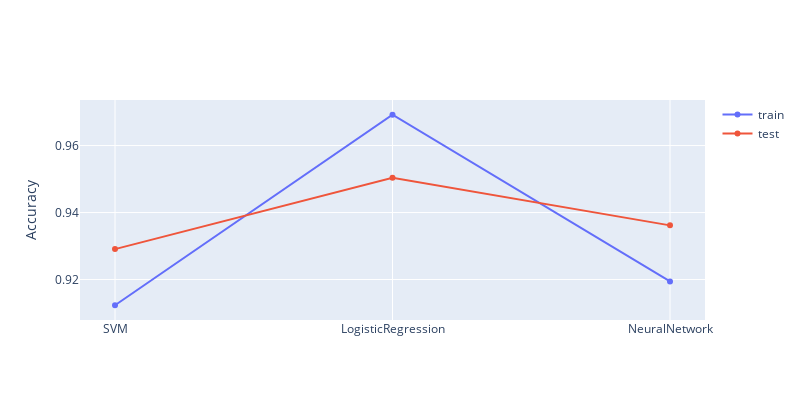
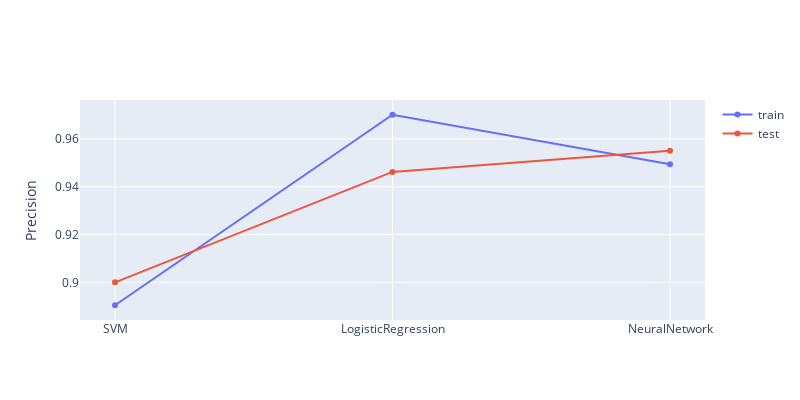
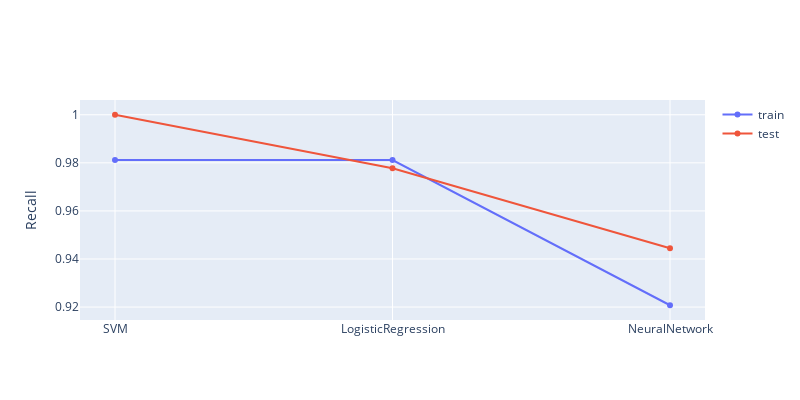
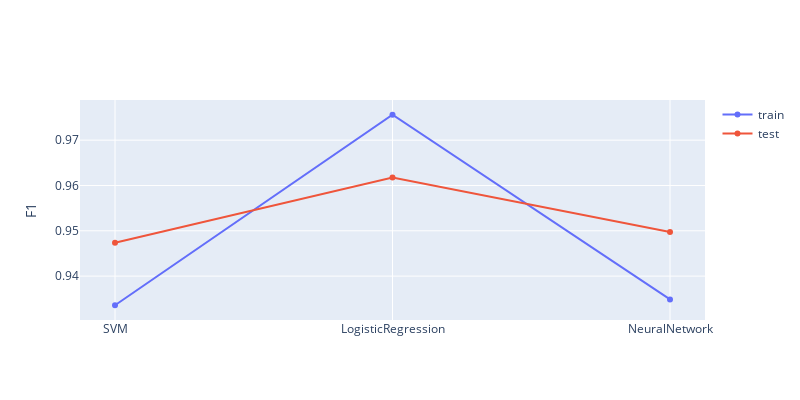

Write notebook code for charts like these, in order.
### Code cell
# Create the bar plot
import plotly.graph_objects as go
for column in trainScore_df.columns:
    trace1 = go.Scatter(x=trainScore_df.index, y=trainScore_df[column], name='train')
    trace2 = go.Scatter(x=testScore_df.index, y=testScore_df[column], name='test')
    fig = go.Figure(data=[trace1, trace2])
    fig.update_layout(width=800, height=400, yaxis_title=column)
    # Show the plot
    fig.show()

### Figure 1 — Plotly figure (JSON) as saved in the notebook; plotly's stock layout.template omitted (floating-point values rounded to 4 significant figures)
{"data": [{"name": "train", "type": "scatter", "x": ["SVM", "LogisticRegression", "NeuralNetwork"], "y": [0.9123, 0.9692, 0.9194]}, {"name": "test", "type": "scatter", "x": ["SVM", "LogisticRegression", "NeuralNetwork"], "y": [0.9291, 0.9504, 0.9362]}], "layout": {"height": 400, "width": 800, "yaxis": {"title": {"text": "Accuracy"}}}}

### Figure 2 — Plotly figure (JSON) as saved in the notebook; plotly's stock layout.template omitted (floating-point values rounded to 4 significant figures)
{"data": [{"name": "train", "type": "scatter", "x": ["SVM", "LogisticRegression", "NeuralNetwork"], "y": [0.8904, 0.9701, 0.9494]}, {"name": "test", "type": "scatter", "x": ["SVM", "LogisticRegression", "NeuralNetwork"], "y": [0.9, 0.9462, 0.9551]}], "layout": {"height": 400, "width": 800, "yaxis": {"title": {"text": "Precision"}}}}

### Figure 3 — Plotly figure (JSON) as saved in the notebook; plotly's stock layout.template omitted (floating-point values rounded to 4 significant figures)
{"data": [{"name": "train", "type": "scatter", "x": ["SVM", "LogisticRegression", "NeuralNetwork"], "y": [0.9811, 0.9811, 0.9208]}, {"name": "test", "type": "scatter", "x": ["SVM", "LogisticRegression", "NeuralNetwork"], "y": [1, 0.9778, 0.9444]}], "layout": {"height": 400, "width": 800, "yaxis": {"title": {"text": "Recall"}}}}

### Figure 4 — Plotly figure (JSON) as saved in the notebook; plotly's stock layout.template omitted (floating-point values rounded to 4 significant figures)
{"data": [{"name": "train", "type": "scatter", "x": ["SVM", "LogisticRegression", "NeuralNetwork"], "y": [0.9336, 0.9756, 0.9349]}, {"name": "test", "type": "scatter", "x": ["SVM", "LogisticRegression", "NeuralNetwork"], "y": [0.9474, 0.9617, 0.9497]}], "layout": {"height": 400, "width": 800, "yaxis": {"title": {"text": "F1"}}}}
